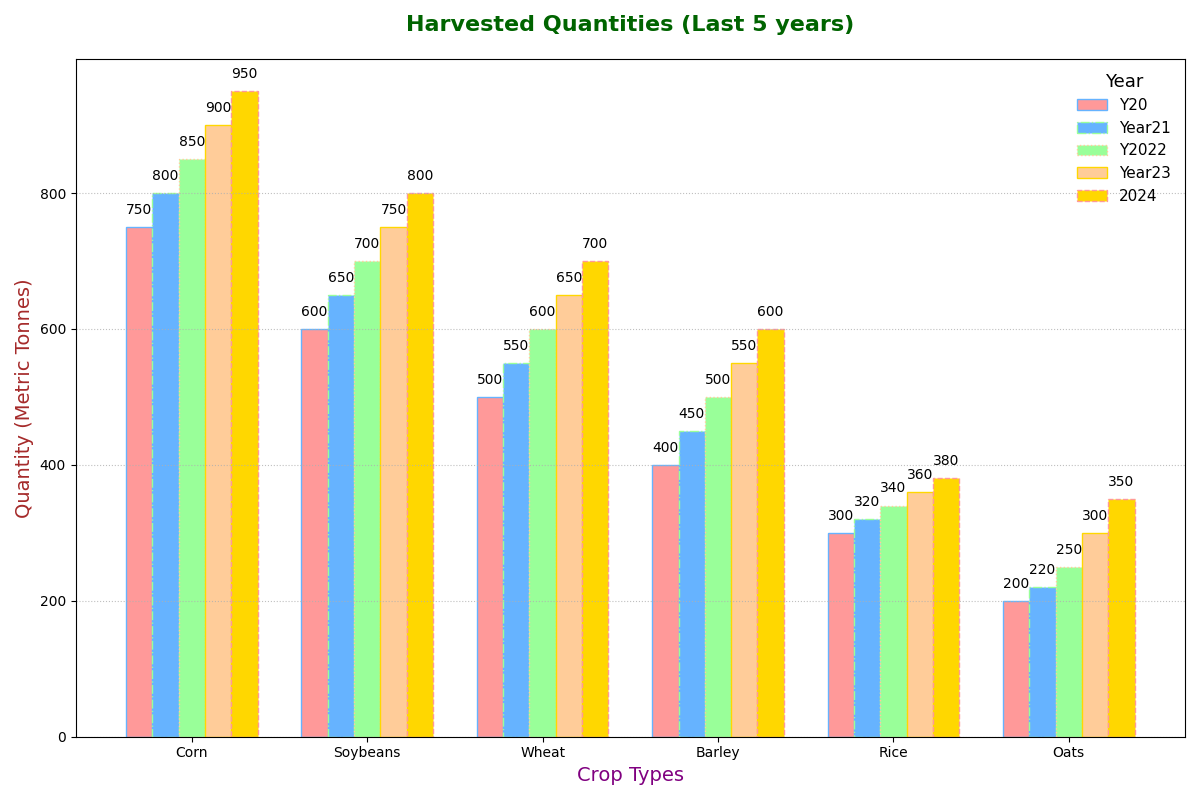

The Python source for this figure:
import matplotlib.pyplot as plt
import numpy as np

crop_types = ['Oats', 'Barley', 'Corn', 'Rice', 'Soybeans', 'Wheat']
quantities_2020 = [200, 400, 750, 300, 600, 500]
quantities_2021 = [220, 450, 800, 320, 650, 550]
quantities_2022 = [250, 500, 850, 340, 700, 600]
quantities_2023 = [300, 550, 900, 360, 750, 650]
quantities_2024 = [350, 600, 950, 380, 800, 700]

sorted_indices = np.argsort(quantities_2024)[::-1]
sorted_crop_types = [crop_types[i] for i in sorted_indices]
sorted_quantities_2020 = [quantities_2020[i] for i in sorted_indices]
sorted_quantities_2021 = [quantities_2021[i] for i in sorted_indices]
sorted_quantities_2022 = [quantities_2022[i] for i in sorted_indices]
sorted_quantities_2023 = [quantities_2023[i] for i in sorted_indices]
sorted_quantities_2024 = [quantities_2024[i] for i in sorted_indices]

fig, ax = plt.subplots(figsize=(12, 8))
width = 0.15

bar_positions = np.arange(len(sorted_crop_types))

color_list = ['#FF9999', '#66B3FF', '#99FF99', '#FFCC99', '#FFD700']

bars_2020 = ax.bar(bar_positions - 2*width, sorted_quantities_2020, width=width, label='Y20', color=color_list[0], edgecolor=color_list[1], linestyle='-')
bars_2021 = ax.bar(bar_positions - width, sorted_quantities_2021, width=width, label='Year21', color=color_list[1], edgecolor=color_list[2], linestyle='-.')
bars_2022 = ax.bar(bar_positions, sorted_quantities_2022, width=width, label='Y2022', color=color_list[2], edgecolor=color_list[3], linestyle=':')
bars_2023 = ax.bar(bar_positions + width, sorted_quantities_2023, width=width, label='Year23', color=color_list[3], edgecolor=color_list[4], linestyle='-')
bars_2024 = ax.bar(bar_positions + 2*width, sorted_quantities_2024, width=width, label='2024', color=color_list[4], edgecolor=color_list[0], linestyle='--')

def add_value_labels(bars):
    for bar in bars:
        yval = bar.get_height()
        ax.text(bar.get_x() + bar.get_width()/2, yval + 15, f'{yval}', ha='center', va='bottom')

add_value_labels(bars_2020)
add_value_labels(bars_2021)
add_value_labels(bars_2022)
add_value_labels(bars_2023)
add_value_labels(bars_2024)

ax.set_title('Harvested Quantities (Last 5 years)', fontsize=16, fontweight='bold', pad=20, color='darkgreen')
ax.set_xlabel('Crop Types', fontsize=14, color='purple')
ax.set_ylabel('Quantity (Metric Tonnes)', fontsize=14, color='brown')
ax.set_xticks(bar_positions)
ax.set_xticklabels(sorted_crop_types)

ax.grid(True, linestyle=':', alpha=0.8, axis='y')
ax.legend(title='Year', title_fontsize='13', fontsize='11', loc='upper right', frameon=False)

plt.tight_layout()
plt.show()
